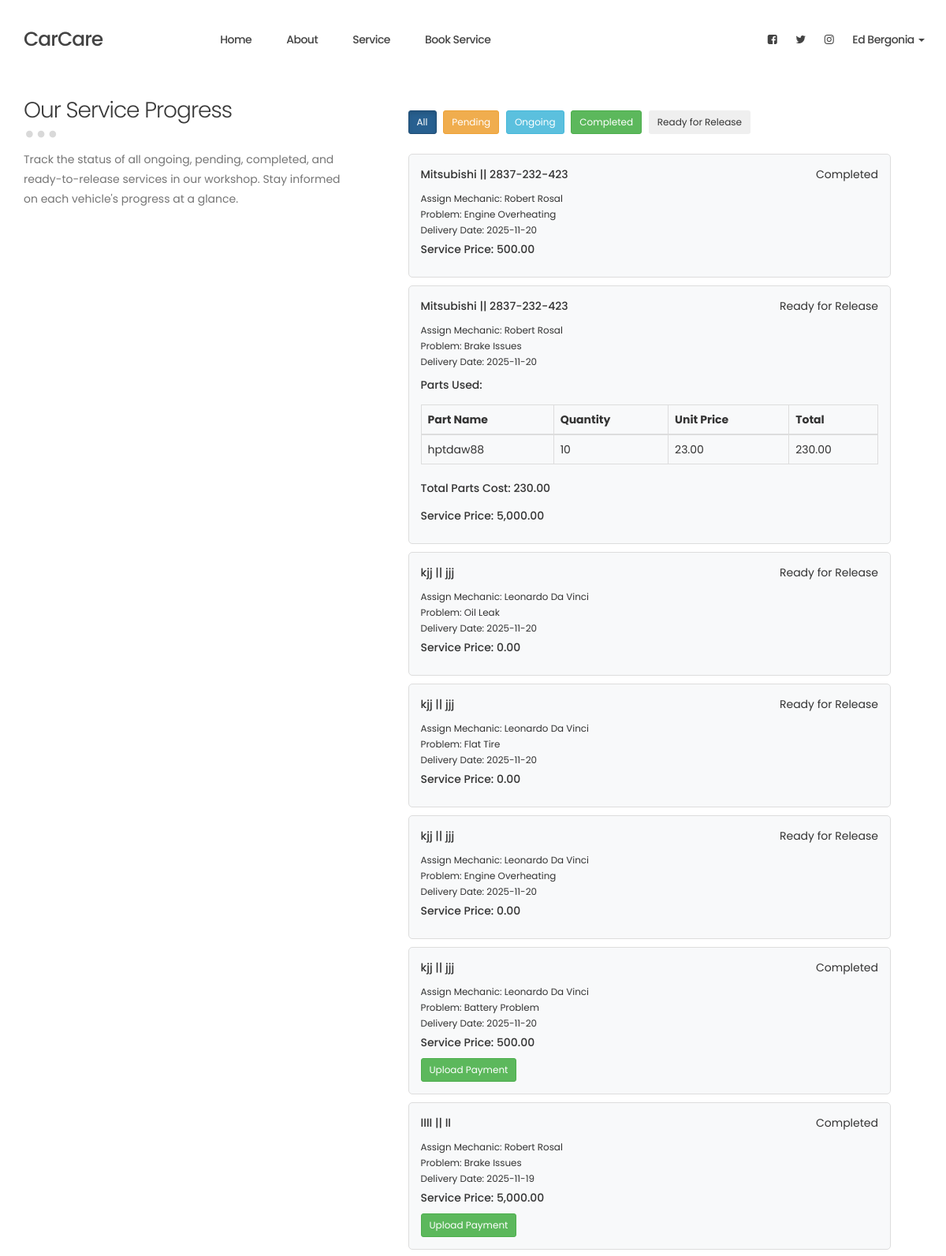
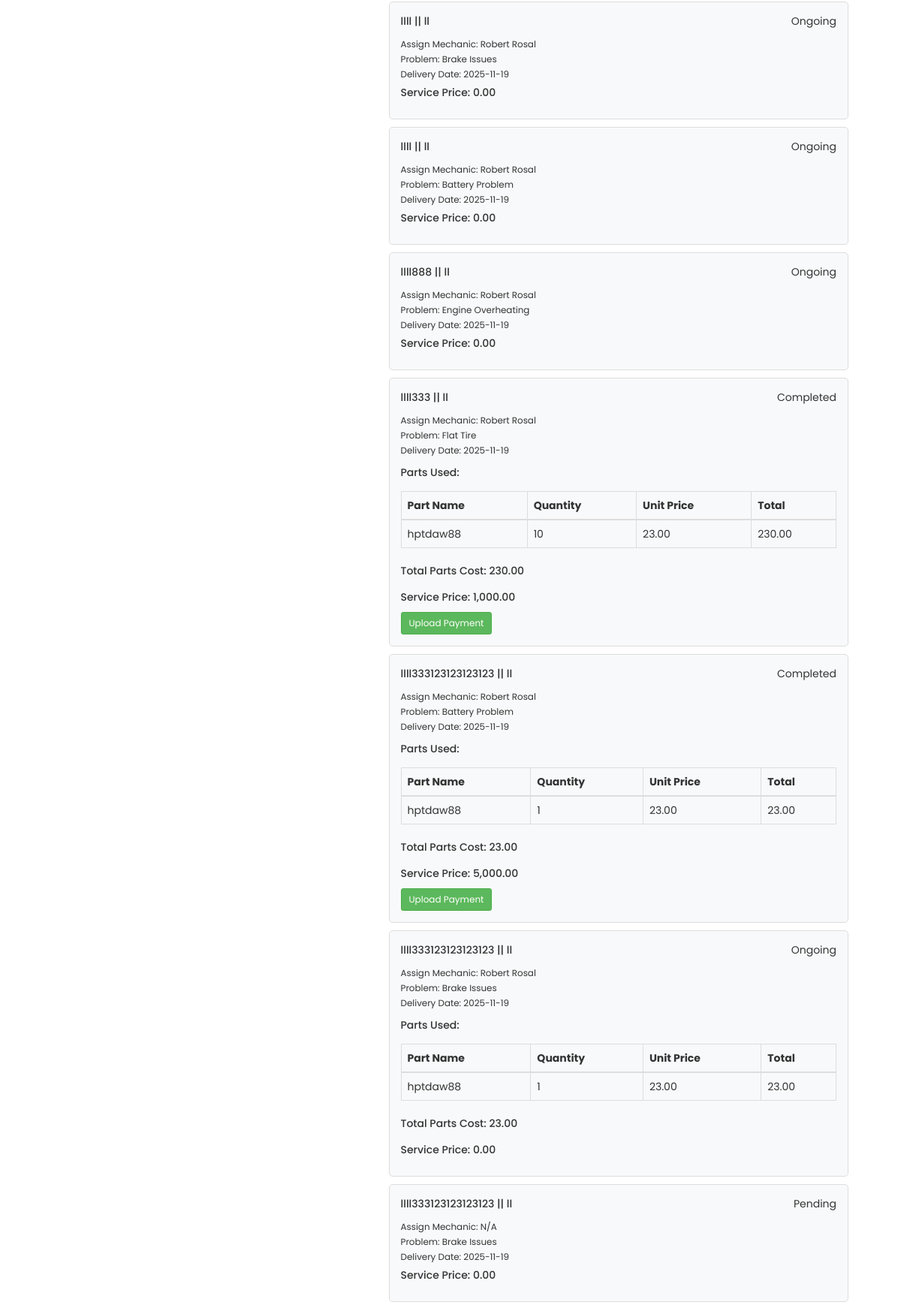
Screenshot of /userside/servicetracking.php (signed in, upper part) with the database file from the repository (2 pictures, top to bottom).
### tables this page shows
CREATE TABLE `service_orders` (
  `id` int(11) NOT NULL,
  `user_id` int(11) NOT NULL,
  `assignmechanic` int(10) NOT NULL,
  `vehicle_model` varchar(255) NOT NULL,
  `plate_number` varchar(50) NOT NULL,
  `problem` varchar(255) NOT NULL,
  `details` text DEFAULT NULL,
  `delivery_date` date NOT NULL,
  `status` varchar(50) DEFAULT 'Pending',
  `price` int(10) NOT NULL,
  `payment_img` varchar(200) NOT NULL,
  `created_at` date DEFAULT current_timestamp()
);

CREATE TABLE `mechanics` (
  `id` int(11) NOT NULL,
  `full_name` varchar(100) NOT NULL,
  `email` varchar(100) NOT NULL,
  `phone` varchar(20) DEFAULT NULL,
  `specialization` varchar(50) DEFAULT NULL,
  `status` enum('Active','Inactive') DEFAULT 'Active',
  `created_at` timestamp NOT NULL DEFAULT current_timestamp()
);

CREATE TABLE `order_parts` (
  `id` int(11) NOT NULL,
  `order_id` int(11) NOT NULL,
  `part_id` int(11) NOT NULL,
  `quantity_used` int(11) NOT NULL,
  `created_at` timestamp NOT NULL DEFAULT current_timestamp()
);

CREATE TABLE `parts_inventory` (
  `id` int(11) NOT NULL,
  `part_name` varchar(255) NOT NULL,
  `category` varchar(255) NOT NULL,
  `quantity` int(11) NOT NULL,
  `unit_price` decimal(10,2) NOT NULL,
  `created_at` timestamp NOT NULL DEFAULT current_timestamp()
);

### userside/servicetracking.php (the view, shortened to what this page needs)
<?php
include "userparts/link.php";
include "userparts/header.php";
include "db.php";
$user_id = $_SESSION['user']['id'];
$stmt = $conn->prepare("
    SELECT so.*, m.full_name AS mechanic_name
    FROM service_orders so
    LEFT JOIN mechanics m ON so.assignmechanic = m.id
    WHERE so.user_id = ?
    ORDER BY so.created_at DESC
");
$stmt->bind_param("i", $user_id);
$stmt->execute();
$result = $stmt->get_result();
$services = $result->fetch_all(MYSQLI_ASSOC);
$serviceIds = array_column($services, 'id');
$partsMap = [];
if (!empty($serviceIds)) {
    $idsStr = implode(',', $serviceIds);
    $partsResult = $conn->query("
        SELECT op.order_id, p.part_name, op.quantity_used, p.unit_price
        FROM order_parts op
        JOIN parts_inventory p ON op.part_id = p.id
        WHERE op.order_id IN ($idsStr)
    ");
    while ($row = $partsResult->fetch_assoc()) {
        $partsMap[$row['order_id']][] = $row;
    }
}
?>
<section id="about" data-stellar-background-ratio="0.5">
  <div class="container">
    <div class="row" style="padding-bottom: 20px;">
      <div class="col-md-5 col-sm-6">
        <div class="about-info">
          <div class="section-title">
            <h2>Our Service Progress</h2>
            <span class="line-bar">...</span>
          </div>
          <p>Track the status of all ongoing, pending, completed, and ready-to-release services in our workshop. Stay informed on each vehicle's progress at a glance.</p>
        </div>
      </div>
      <div class="col-md-7 col-sm-6">
        <div class="about-info skill-thumb">
          <div class="filter-controls" style="margin-bottom:20px;">
            <button data-filter="*" class="filter-btn active btn btn-primary btn-sm">All</button>
            <button data-filter=".pending" class="filter-btn btn btn-warning btn-sm">Pending</button>
            <button data-filter=".ongoing" class="filter-btn btn btn-info btn-sm">Ongoing</button>
            <button data-filter=".completed" class="filter-btn btn btn-success btn-sm">Completed</button>
           <button data-filter=".ready-for-release" class="filter-btn btn btn-secondary btn-sm">Ready for Release</button>
          </div>
          <div class="grid" id="serviceGrid">
           <?php foreach($services as $service):
                $statusClass = strtolower(str_replace(' ', '-', $service['status']));
                $serviceParts = $partsMap[$service['id']] ?? [];
                $totalPartsCost = 0;
                foreach($serviceParts as $part) {
                    $totalPartsCost += $part['quantity_used'] * $part['unit_price'];
                }
           ?>
            <div class="service-item <?= $statusClass ?>" data-order-id="<?= $service['id'] ?>">
                <strong><?= htmlspecialchars($service['vehicle_model'] . ' || ' . $service['plate_number']) ?></strong>
                <span class="pull-right"><?= htmlspecialchars($service['status']) ?></span>
                <br>
                <small>Assign Mechanic: <?= htmlspecialchars($service['mechanic_name'] ?? 'N/A') ?></small>
                <br>
                <small>Problem: <?= htmlspecialchars($service['problem']) ?></small>
                <br>
                <small>Delivery Date: <?= htmlspecialchars($service['delivery_date']) ?></small>
                <br>
                <?php if (!empty($serviceParts)): ?>
                    <div style="margin-top:10px;">
                        <strong>Parts Used:</strong>
                        <table class="table table-sm table-bordered" style="margin-top:5px;">
                            <thead>
                                <tr>
                                    <th>Part Name</th>
                                    <th>Quantity</th>
                                    <th>Unit Price</th>
                                    <th>Total</th>
                                </tr>
                            </thead>
                            <tbody>
                                <?php foreach($serviceParts as $part):
                                    $partTotal = $part['quantity_used'] * $part['unit_price'];
                                ?>
                                    <tr>
                                        <td><?= htmlspecialchars($part['part_name']) ?></td>
                                        <td><?= htmlspecialchars($part['quantity_used']) ?></td>
                                        <td><?= htmlspecialchars(number_format($part['unit_price'],2)) ?></td>
                                        <td><?= htmlspecialchars(number_format($partTotal,2)) ?></td>
                                    </tr>
                                <?php endforeach; ?>
                            </tbody>
                        </table>
                        <strong>Total Parts Cost: <?= number_format($totalPartsCost,2) ?></strong>
                    </div>
                <?php endif; ?>
                <div style="margin-top:5px;">
                    <strong>Service Price: <?= isset($service['price']) ? number_format($service['price'],2) : 'N/A' ?></strong>
                </div>
                <?php if($service['status'] === 'Completed' && empty($service['payment_img'])): ?>
                    <button class="btn btn-success btn-sm mt-2 payment-btn" data-order-id="<?= $service['id'] ?>">Upload Payment</button>
                <?php endif; ?>
            </div>
           <?php endforeach; ?>
          </div>
        </div>
      </div>
    </div>
  </div>
</section>
<?php include "userparts/footer.php"; ?>

### userside/css/login.css (style rules this page uses)
.filter-btn { margin-right: 5px; margin-bottom: 5px; }
.service-item { background: #f8f9fa; padding: 15px; margin-bottom: 10px; border-radius: 5px; border: 1px solid #ddd; width: 100%; }

### userside/css/templatemo-style.css (style rules this page uses)
body { background: #ffffff; font-family: "Poppins", sans-serif; overflow-x: hidden; }
h1, h2, h3, h4, h5, h6 { font-weight: 300; line-height: inherit; letter-spacing: -1px; }
h2 { color: #393939; font-size: 2em; }
p { color: #757575; font-size: 14px; font-weight: normal; line-height: 25px; }
strong { font-weight: 500; }
* { -webkit-box-sizing: border-box; -moz-box-sizing: border-box; box-sizing: border-box; }
*:before, *:after { -webkit-box-sizing: border-box; -moz-box-sizing: border-box; box-sizing: border-box; }
.section-title { margin-bottom: 60px; }
.section-title h2 { margin-top: 0; margin-bottom: 10px; line-height: 0; }
.section-title .line-bar { color: #d9d9d9; display: block; font-size: 5em; line-height: 0; }
section { padding-top: 80px; padding-bottom: 80px; text-align: center; }
#about { text-align: left; padding-bottom: 0; }
#about .about-info:first-child { margin-right: 40px; }
.about-info .section-title { margin: 40px 0 40px 0; }
.about-info { margin-top: 60px; }
.skill-thumb strong { display: inline-block; margin-bottom: 10px; }

### rows the page displays
service_orders: vehicle_model+plate_number "Mitsubishi || 2837-232-423", status "Completed", mechanics.full_name "Robert Rosal", problem "Engine Overheating", delivery_date "2025-11-20", price "500.00"
service_orders: vehicle_model+plate_number "Mitsubishi || 2837-232-423", status "Ready for Release", mechanics.full_name "Robert Rosal", problem "Brake Issues", delivery_date "2025-11-20", totalPartsCost "230.00", price "5,000.00"
order_parts: part.part_name "hptdaw88", quantity_used "10", part.unit_price "23.00", quantity_used.unit_price "230.00"
service_orders: vehicle_model+plate_number "kjj || jjj", status "Ready for Release", mechanics.full_name "Leonardo Da Vinci", problem "Oil Leak", delivery_date "2025-11-20", price "0.00"
service_orders: vehicle_model+plate_number "kjj || jjj", status "Ready for Release", mechanics.full_name "Leonardo Da Vinci", problem "Flat Tire", delivery_date "2025-11-20", price "0.00"
service_orders: vehicle_model+plate_number "kjj || jjj", status "Ready for Release", mechanics.full_name "Leonardo Da Vinci", problem "Engine Overheating", delivery_date "2025-11-20", price "0.00"
service_orders: vehicle_model+plate_number "kjj || jjj", status "Completed", mechanics.full_name "Leonardo Da Vinci", problem "Battery Problem", delivery_date "2025-11-20", price "500.00"
service_orders: vehicle_model+plate_number "llll || ll", status "Completed", mechanics.full_name "Robert Rosal", problem "Brake Issues", delivery_date "2025-11-19", price "5,000.00"
service_orders: vehicle_model+plate_number "llll || ll", status "Ongoing", mechanics.full_name "Robert Rosal", problem "Brake Issues", delivery_date "2025-11-19", price "0.00"
service_orders: vehicle_model+plate_number "llll || ll", status "Ongoing", mechanics.full_name "Robert Rosal", problem "Battery Problem", delivery_date "2025-11-19", price "0.00"
service_orders: vehicle_model+plate_number "llll888 || ll", status "Ongoing", mechanics.full_name "Robert Rosal", problem "Engine Overheating", delivery_date "2025-11-19", price "0.00"
service_orders: vehicle_model+plate_number "llll333 || ll", status "Completed", mechanics.full_name "Robert Rosal", problem "Flat Tire", delivery_date "2025-11-19", totalPartsCost "230.00", price "1,000.00"
order_parts: part.part_name "hptdaw88", quantity_used "10", part.unit_price "23.00", quantity_used.unit_price "230.00"
service_orders: vehicle_model+plate_number "llll333123123123123 || ll", status "Completed", mechanics.full_name "Robert Rosal", problem "Battery Problem", delivery_date "2025-11-19", totalPartsCost "23.00", price "5,000.00"
order_parts: part.part_name "hptdaw88", quantity_used "1", part.unit_price "23.00"
service_orders: vehicle_model+plate_number "llll333123123123123 || ll", status "Ongoing", mechanics.full_name "Robert Rosal", problem "Brake Issues", delivery_date "2025-11-19", totalPartsCost "23.00", price "0.00"
order_parts: part.part_name "hptdaw88", quantity_used "1", part.unit_price "23.00"
service_orders: vehicle_model+plate_number "llll333123123123123 || ll", status "Pending", mechanic_name "N/A", problem "Brake Issues", delivery_date "2025-11-19", price "0.00"

### other values shown
$_SESSION["user"]["name"] "Ed Bergonia"
